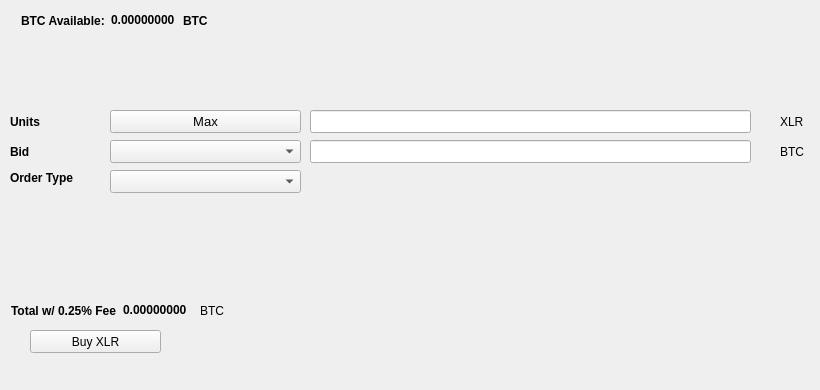
   <widget class="QWidget" name="BuyTab">
    <attribute name="title">
     <string>Buy</string>
    </attribute>
    <widget class="QPushButton" name="BuyXLR">
     <property name="geometry">
      <rect>
       <x>30</x>
       <y>330</y>
       <width>131</width>
       <height>23</height>
      </rect>
     </property>
     <property name="text">
      <string>Buy XLR</string>
     </property>
     <property name="icon">
      <iconset resource="../solaris.qrc">
       <normaloff>:/icons/bitcoin</normaloff>:/icons/bitcoin</iconset>
     </property>
    </widget>
    <widget class="QLabel" name="label_3">
     <property name="geometry">
      <rect>
       <x>10</x>
       <y>110</y>
       <width>46</width>
       <height>23</height>
      </rect>
     </property>
     <property name="font">
      <font>
       <weight>75</weight>
       <bold>true</bold>
      </font>
     </property>
     <property name="text">
      <string>Units</string>
     </property>
    </widget>
    <widget class="QLineEdit" name="UnitsInput">
     <property name="geometry">
      <rect>
       <x>310</x>
       <y>110</y>
       <width>441</width>
       <height>23</height>
      </rect>
     </property>
     <property name="font">
      <font>
       <pointsize>9</pointsize>
       <weight>75</weight>
       <bold>true</bold>
      </font>
     </property>
    </widget>
    <widget class="QLineEdit" name="BuyBidPriceEdit">
     <property name="geometry">
      <rect>
       <x>310</x>
       <y>140</y>
       <width>441</width>
       <height>23</height>
      </rect>
     </property>
     <property name="font">
      <font>
       <pointsize>9</pointsize>
       <weight>75</weight>
       <bold>true</bold>
      </font>
     </property>
    </widget>
    <widget class="QLabel" name="label_4">
     <property name="geometry">
      <rect>
       <x>780</x>
       <y>110</y>
       <width>31</width>
       <height>23</height>
      </rect>
     </property>
     <property name="text">
      <string>XLR</string>
     </property>
    </widget>
    <widget class="QLabel" name="label_5">
     <property name="geometry">
      <rect>
       <x>780</x>
       <y>140</y>
       <width>31</width>
       <height>23</height>
      </rect>
     </property>
     <property name="text">
      <string>BTC</string>
     </property>
    </widget>
    <widget class="QLabel" name="label_6">
     <property name="geometry">
      <rect>
       <x>10</x>
       <y>140</y>
       <width>46</width>
       <height>23</height>
      </rect>
     </property>
     <property name="font">
      <font>
       <weight>75</weight>
       <bold>true</bold>
      </font>
     </property>
     <property name="text">
      <string>Bid</string>
     </property>
    </widget>
    <widget class="QLabel" name="label_7">
     <property name="geometry">
      <rect>
       <x>10</x>
       <y>170</y>
       <width>91</width>
       <height>16</height>
      </rect>
     </property>
     <property name="font">
      <font>
       <weight>75</weight>
       <bold>true</bold>
      </font>
     </property>
     <property name="text">
      <string>Order Type</string>
     </property>
    </widget>
    <widget class="QPushButton" name="Buy_Max_Amount">
     <property name="geometry">
      <rect>
       <x>110</x>
       <y>110</y>
       <width>191</width>
       <height>23</height>
      </rect>
     </property>
     <property name="font">
      <font>
       <pointsize>10</pointsize>
      </font>
     </property>
     <property name="text">
      <string>Max</string>
     </property>
    </widget>
    <widget class="QComboBox" name="BuyBidcomboBox">
     <property name="geometry">
      <rect>
       <x>110</x>
       <y>140</y>
       <width>191</width>
       <height>23</height>
      </rect>
     </property>
     <property name="font">
      <font>
       <pointsize>10</pointsize>
      </font>
     </property>
    </widget>
    <widget class="QComboBox" name="buyOrdertypeCombo">
     <property name="geometry">
      <rect>
       <x>110</x>
       <y>170</y>
       <width>191</width>
       <height>23</height>
      </rect>
     </property>
     <property name="font">
      <font>
       <pointsize>10</pointsize>
      </font>
     </property>
    </widget>
    <widget class="QWidget" name="layoutWidget1">
     <property name="geometry">
      <rect>
       <x>21</x>
       <y>11</y>
       <width>227</width>
       <height>19</height>
      </rect>
     </property>
     <layout class="QHBoxLayout" name="horizontalLayout_3">
      <item>
       <widget class="QLabel" name="label232">
        <property name="font">
         <font>
          <weight>75</weight>
          <bold>true</bold>
         </font>
        </property>
        <property name="text">
         <string>BTC Available:</string>
        </property>
       </widget>
      </item>
      <item>
       <widget class="QLabel" name="BtcAvailableLbl">
        <property name="palette">
         <palette>
          <active>
           <colorrole role="WindowText">
            <brush brushstyle="SolidPattern">
             <color alpha="255">
              <red>0</red>
              <green>0</green>
              <blue>0</blue>
             </color>
            </brush>
           </colorrole>
           <colorrole role="Button">
            <brush brushstyle="SolidPattern">
             <color alpha="255">
              <red>0</red>
              <green>170</green>
              <blue>0</blue>
             </color>
            </brush>
           </colorrole>
           <colorrole role="Light">
            <brush brushstyle="SolidPattern">
             <color alpha="255">
              <red>0</red>
              <green>255</green>
              <blue>0</blue>
             </color>
            </brush>
           </colorrole>
           <colorrole role="Midlight">
            <brush brushstyle="SolidPattern">
             <color alpha="255">
              <red>0</red>
              <green>212</green>
              <blue>0</blue>
             </color>
            </brush>
           </colorrole>
           <colorrole role="Dark">
            <brush brushstyle="SolidPattern">
             <color alpha="255">
              <red>0</red>
              <green>85</green>
              <blue>0</blue>
             </color>
            </brush>
           </colorrole>
           <colorrole role="Mid">
            <brush brushstyle="SolidPattern">
             <color alpha="255">
              <red>0</red>
              <green>113</green>
              <blue>0</blue>
             </color>
            </brush>
           </colorrole>
           <colorrole role="Text">
            <brush brushstyle="SolidPattern">
             <color alpha="255">
              <red>0</red>
              <green>170</green>
              <blue>0</blue>
             </color>
            </brush>
           </colorrole>
           <colorrole role="BrightText">
            <brush brushstyle="SolidPattern">
             <color alpha="255">
              <red>255</red>
              <green>255</green>
              <blue>255</blue>
             </color>
            </brush>
           </colorrole>
           <colorrole role="ButtonText">
            <brush brushstyle="SolidPattern">
             <color alpha="255">
              <red>0</red>
              <green>0</green>
              <blue>0</blue>
             </color>
            </brush>
           </colorrole>
           <colorrole role="Base">
            <brush brushstyle="SolidPattern">
             <color alpha="255">
              <red>255</red>
              <green>255</green>
              <blue>255</blue>
             </color>
            </brush>
           </colorrole>
           <colorrole role="Window">
            <brush brushstyle="SolidPattern">
             <color alpha="255">
              <red>0</red>
              <green>170</green>
              <blue>0</blue>
             </color>
            </brush>
           </colorrole>
           <colorrole role="Shadow">
            <brush brushstyle="SolidPattern">
             <color alpha="255">
              <red>0</red>
              <green>0</green>
              <blue>0</blue>
             </color>
            </brush>
           </colorrole>
           <colorrole role="AlternateBase">
            <brush brushstyle="SolidPattern">
             <color alpha="255">
              <red>127</red>
              <green>212</green>
              <blue>127</blue>
             </color>
            </brush>
           </colorrole>
           <colorrole role="ToolTipBase">
            <brush brushstyle="SolidPattern">
             <color alpha="255">
              <red>255</red>
              <green>255</green>
              <blue>220</blue>
             </color>
            </brush>
           </colorrole>
           <colorrole role="ToolTipText">
            <brush brushstyle="SolidPattern">
             <color alpha="255">
              <red>0</red>
              <green>0</green>
              <blue>0</blue>
             </color>
            </brush>
           </colorrole>
          </active>
          <inactive>
           <colorrole role="WindowText">
            <brush brushstyle="SolidPattern">
             <color alpha="255">
              <red>0</red>
              <green>0</green>
              <blue>0</blue>
             </color>
            </brush>
           </colorrole>
           <colorrole role="Button">
            <brush brushstyle="SolidPattern">
             <color alpha="255">
              <red>0</red>
              <green>170</green>
              <blue>0</blue>
             </color>
            </brush>
           </colorrole>
           <colorrole role="Light">
            <brush brushstyle="SolidPattern">
             <color alpha="255">
              <red>0</red>
              <green>255</green>
              <blue>0</blue>
             </color>
            </brush>
           </colorrole>
           <colorrole role="Midlight">
            <brush brushstyle="SolidPattern">
             <color alpha="255">
              <red>0</red>
              <green>212</green>
              <blue>0</blue>
             </color>
            </brush>
           </colorrole>
           <colorrole role="Dark">
            <brush brushstyle="SolidPattern">
             <color alpha="255">
              <red>0</red>
              <green>85</green>
              <blue>0</blue>
             </color>
            </brush>
           </colorrole>
           <colorrole role="Mid">
            <brush brushstyle="SolidPattern">
             <color alpha="255">
              <red>0</red>
              <green>113</green>
              <blue>0</blue>
             </color>
            </brush>
           </colorrole>
           <colorrole role="Text">
            <brush brushstyle="SolidPattern">
             <color alpha="255">
              <red>0</red>
              <green>170</green>
              <blue>0</blue>
             </color>
            </brush>
           </colorrole>
           <colorrole role="BrightText">
            <brush brushstyle="SolidPattern">
             <color alpha="255">
              <red>255</red>
              <green>255</green>
              <blue>255</blue>
             </color>
            </brush>
           </colorrole>
           <colorrole role="ButtonText">
            <brush brushstyle="SolidPattern">
             <color alpha="255">
              <red>0</red>
              <green>0</green>
              <blue>0</blue>
             </color>
            </brush>
           </colorrole>
           <colorrole role="Base">
            <brush brushstyle="SolidPattern">
             <color alpha="255">
              <red>255</red>
              <green>255</green>
              <blue>255</blue>
             </color>
            </brush>
           </colorrole>
           <colorrole role="Window">
            <brush brushstyle="SolidPattern">
             <color alpha="255">
              <red>0</red>
              <green>170</green>
              <blue>0</blue>
             </color>
            </brush>
           </colorrole>
           <colorrole role="Shadow">
            <brush brushstyle="SolidPattern">
             <color alpha="255">
              <red>0</red>
              <green>0</green>
              <blue>0</blue>
             </color>
            </brush>
           </colorrole>
           <colorrole role="AlternateBase">
            <brush brushstyle="SolidPattern">
             <color alpha="255">
              <red>127</red>
              <green>212</green>
              <blue>127</blue>
             </color>
            </brush>
           </colorrole>
           <colorrole role="ToolTipBase">
            <brush brushstyle="SolidPattern">
             <color alpha="255">
              <red>255</red>
              <green>255</green>
              <blue>220</blue>
             </color>
            </brush>
           </colorrole>
           <colorrole role="ToolTipText">
            <brush brushstyle="SolidPattern">
             <color alpha="255">
              <red>0</red>
              <green>0</green>
              <blue>0</blue>
             </color>
            </brush>
           </colorrole>
          </inactive>
          <disabled>
           <colorrole role="WindowText">
            <brush brushstyle="SolidPattern">
             <color alpha="255">
              <red>0</red>
              <green>85</green>
              <blue>0</blue>
             </color>
            </brush>
           </colorrole>
           <colorrole role="Button">
            <brush brushstyle="SolidPattern">
             <color alpha="255">
              <red>0</red>
              <green>170</green>
              <blue>0</blue>
             </color>
            </brush>
           </colorrole>
           <colorrole role="Light">
            <brush brushstyle="SolidPattern">
             <color alpha="255">
              <red>0</red>
              <green>255</green>
              <blue>0</blue>
             </color>
            </brush>
           </colorrole>
           <colorrole role="Midlight">
            <brush brushstyle="SolidPattern">
             <color alpha="255">
              <red>0</red>
              <green>212</green>
              <blue>0</blue>
             </color>
            </brush>
           </colorrole>
           <colorrole role="Dark">
            <brush brushstyle="SolidPattern">
             <color alpha="255">
              <red>0</red>
              <green>85</green>
              <blue>0</blue>
             </color>
            </brush>
           </colorrole>
           <colorrole role="Mid">
            <brush brushstyle="SolidPattern">
             <color alpha="255">
              <red>0</red>
              <green>113</green>
              <blue>0</blue>
             </color>
            </brush>
           </colorrole>
           <colorrole role="Text">
            <brush brushstyle="SolidPattern">
             <color alpha="255">
              <red>0</red>
              <green>85</green>
              <blue>0</blue>
             </color>
            </brush>
           </colorrole>
           <colorrole role="BrightText">
            <brush brushstyle="SolidPattern">
             <color alpha="255">
              <red>255</red>
              <green>255</green>
              <blue>255</blue>
             </color>
            </brush>
           </colorrole>
           <colorrole role="ButtonText">
            <brush brushstyle="SolidPattern">
             <color alpha="255">
              <red>0</red>
              <green>85</green>
              <blue>0</blue>
             </color>
            </brush>
           </colorrole>
           <colorrole role="Base">
            <brush brushstyle="SolidPattern">
             <color alpha="255">
              <red>0</red>
              <green>170</green>
              <blue>0</blue>
             </color>
            </brush>
           </colorrole>
           <colorrole role="Window">
            <brush brushstyle="SolidPattern">
             <color alpha="255">
              <red>0</red>
              <green>170</green>
              <blue>0</blue>
             </color>
            </brush>
           </colorrole>
           <colorrole role="Shadow">
            <brush brushstyle="SolidPattern">
             <color alpha="255">
              <red>0</red>
              <green>0</green>
              <blue>0</blue>
             </color>
            </brush>
           </colorrole>
           <colorrole role="AlternateBase">
            <brush brushstyle="SolidPattern">
             <color alpha="255">
              <red>0</red>
              <green>170</green>
              <blue>0</blue>
             </color>
            </brush>
           </colorrole>
           <colorrole role="ToolTipBase">
            <brush brushstyle="SolidPattern">
             <color alpha="255">
              <red>255</red>
              <green>255</green>
              <blue>220</blue>
             </color>
            </brush>
           </colorrole>
           <colorrole role="ToolTipText">
            <brush brushstyle="SolidPattern">
             <color alpha="255">
              <red>0</red>
              <green>0</green>
              <blue>0</blue>
             </color>
            </brush>
           </colorrole>
          </disabled>
         </palette>
        </property>
        <property name="font">
         <font>
          <weight>75</weight>
          <bold>true</bold>
         </font>
        </property>
        <property name="text">
         <string>0.00000000</string>
        </property>
        <property name="textInteractionFlags">
         <set>Qt::LinksAccessibleByMouse|Qt::TextSelectableByKeyboard|Qt::TextSelectableByMouse</set>
        </property>
       </widget>
      </item>
      <item>
       <widget class="QLabel" name="BtcAvailableLbl_2">
        <property name="font">
         <font>
          <weight>75</weight>
          <bold>true</bold>
         </font>
        </property>
        <property name="text">
         <string>BTC</string>
        </property>
       </widget>
      </item>
     </layout>
    </widget>
    <widget class="QWidget" name="layoutWidge2">
     <property name="geometry">
      <rect>
       <x>11</x>
       <y>301</y>
       <width>259</width>
       <height>19</height>
      </rect>
     </property>
     <layout class="QHBoxLayout" name="horizontalLayout_4">
      <item>
       <widget class="QLabel" name="label_9">
        <property name="font">
         <font>
          <weight>75</weight>
          <bold>true</bold>
         </font>
        </property>
        <property name="text">
         <string>Total w/ 0.25% Fee</string>
        </property>
       </widget>
      </item>
      <item>
       <widget class="QLabel" name="BuyCostLabel">
        <property name="palette">
         <palette>
          <active>
           <colorrole role="WindowText">
            <brush brushstyle="SolidPattern">
             <color alpha="255">
              <red>0</red>
              <green>0</green>
              <blue>0</blue>
             </color>
            </brush>
           </colorrole>
           <colorrole role="Button">
            <brush brushstyle="SolidPattern">
             <color alpha="255">
              <red>0</red>
              <green>170</green>
              <blue>0</blue>
             </color>
            </brush>
           </colorrole>
           <colorrole role="Light">
            <brush brushstyle="SolidPattern">
             <color alpha="255">
              <red>0</red>
              <green>255</green>
              <blue>0</blue>
             </color>
            </brush>
           </colorrole>
           <colorrole role="Midlight">
            <brush brushstyle="SolidPattern">
             <color alpha="255">
              <red>0</red>
              <green>212</green>
              <blue>0</blue>
             </color>
            </brush>
           </colorrole>
           <colorrole role="Dark">
            <brush brushstyle="SolidPattern">
             <color alpha="255">
              <red>0</red>
              <green>85</green>
              <blue>0</blue>
             </color>
            </brush>
           </colorrole>
           <colorrole role="Mid">
            <brush brushstyle="SolidPattern">
             <color alpha="255">
              <red>0</red>
              <green>113</green>
              <blue>0</blue>
             </color>
            </brush>
           </colorrole>
           <colorrole role="Text">
            <brush brushstyle="SolidPattern">
             <color alpha="255">
              <red>0</red>
              <green>170</green>
              <blue>0</blue>
             </color>
            </brush>
           </colorrole>
           <colorrole role="BrightText">
            <brush brushstyle="SolidPattern">
             <color alpha="255">
              <red>255</red>
              <green>255</green>
              <blue>255</blue>
             </color>
            </brush>
           </colorrole>
           <colorrole role="ButtonText">
            <brush brushstyle="SolidPattern">
             <color alpha="255">
              <red>0</red>
              <green>0</green>
              <blue>0</blue>
             </color>
            </brush>
           </colorrole>
           <colorrole role="Base">
            <brush brushstyle="SolidPattern">
             <color alpha="255">
              <red>255</red>
              <green>255</green>
              <blue>255</blue>
             </color>
            </brush>
           </colorrole>
           <colorrole role="Window">
            <brush brushstyle="SolidPattern">
             <color alpha="255">
              <red>0</red>
              <green>170</green>
              <blue>0</blue>
             </color>
            </brush>
           </colorrole>
           <colorrole role="Shadow">
            <brush brushstyle="SolidPattern">
             <color alpha="255">
              <red>0</red>
              <green>0</green>
              <blue>0</blue>
             </color>
            </brush>
           </colorrole>
           <colorrole role="AlternateBase">
            <brush brushstyle="SolidPattern">
             <color alpha="255">
              <red>127</red>
              <green>212</green>
              <blue>127</blue>
             </color>
            </brush>
           </colorrole>
           <colorrole role="ToolTipBase">
            <brush brushstyle="SolidPattern">
             <color alpha="255">
              <red>255</red>
              <green>255</green>
              <blue>220</blue>
             </color>
            </brush>
           </colorrole>
           <colorrole role="ToolTipText">
            <brush brushstyle="SolidPattern">
             <color alpha="255">
              <red>0</red>
              <green>0</green>
              <blue>0</blue>
             </color>
            </brush>
           </colorrole>
          </active>
          <inactive>
           <colorrole role="WindowText">
            <brush brushstyle="SolidPattern">
             <color alpha="255">
              <red>0</red>
              <green>0</green>
              <blue>0</blue>
             </color>
            </brush>
           </colorrole>
           <colorrole role="Button">
            <brush brushstyle="SolidPattern">
             <color alpha="255">
              <red>0</red>
              <green>170</green>
              <blue>0</blue>
             </color>
            </brush>
           </colorrole>
           <colorrole role="Light">
            <brush brushstyle="SolidPattern">
             <color alpha="255">
              <red>0</red>
              <green>255</green>
              <blue>0</blue>
             </color>
            </brush>
           </colorrole>
           <colorrole role="Midlight">
            <brush brushstyle="SolidPattern">
             <color alpha="255">
              <red>0</red>
              <green>212</green>
              <blue>0</blue>
             </color>
            </brush>
           </colorrole>
           <colorrole role="Dark">
            <brush brushstyle="SolidPattern">
             <color alpha="255">
              <red>0</red>
              <green>85</green>
              <blue>0</blue>
             </color>
            </brush>
           </colorrole>
           <colorrole role="Mid">
            <brush brushstyle="SolidPattern">
             <color alpha="255">
              <red>0</red>
              <green>113</green>
              <blue>0</blue>
             </color>
            </brush>
           </colorrole>
           <colorrole role="Text">
            <brush brushstyle="SolidPattern">
             <color alpha="255">
              <red>0</red>
              <green>170</green>
              <blue>0</blue>
             </color>
            </brush>
           </colorrole>
           <colorrole role="BrightText">
            <brush brushstyle="SolidPattern">
             <color alpha="255">
              <red>255</red>
              <green>255</green>
              <blue>255</blue>
             </color>
            </brush>
           </colorrole>
           <colorrole role="ButtonText">
            <brush brushstyle="SolidPattern">
             <color alpha="255">
              <red>0</red>
              <green>0</green>
              <blue>0</blue>
             </color>
            </brush>
           </colorrole>
           <colorrole role="Base">
            <brush brushstyle="SolidPattern">
             <color alpha="255">
              <red>255</red>
              <green>255</green>
              <blue>255</blue>
             </color>
            </brush>
           </colorrole>
           <colorrole role="Window">
            <brush brushstyle="SolidPattern">
             <color alpha="255">
              <red>0</red>
              <green>170</green>
              <blue>0</blue>
             </color>
            </brush>
           </colorrole>
           <colorrole role="Shadow">
            <brush brushstyle="SolidPattern">
             <color alpha="255">
              <red>0</red>
              <green>0</green>
              <blue>0</blue>
             </color>
            </brush>
           </colorrole>
           <colorrole role="AlternateBase">
            <brush brushstyle="SolidPattern">
             <color alpha="255">
              <red>127</red>
              <green>212</green>
              <blue>127</blue>
             </color>
            </brush>
           </colorrole>
           <colorrole role="ToolTipBase">
            <brush brushstyle="SolidPattern">
             <color alpha="255">
              <red>255</red>
              <green>255</green>
              <blue>220</blue>
             </color>
            </brush>
           </colorrole>
           <colorrole role="ToolTipText">
            <brush brushstyle="SolidPattern">
             <color alpha="255">
              <red>0</red>
              <green>0</green>
              <blue>0</blue>
             </color>
            </brush>
           </colorrole>
          </inactive>
          <disabled>
           <colorrole role="WindowText">
            <brush brushstyle="SolidPattern">
             <color alpha="255">
              <red>0</red>
              <green>85</green>
              <blue>0</blue>
             </color>
            </brush>
           </colorrole>
           <colorrole role="Button">
            <brush brushstyle="SolidPattern">
             <color alpha="255">
              <red>0</red>
              <green>170</green>
              <blue>0</blue>
             </color>
            </brush>
           </colorrole>
           <colorrole role="Light">
            <brush brushstyle="SolidPattern">
             <color alpha="255">
              <red>0</red>
              <green>255</green>
              <blue>0</blue>
             </color>
            </brush>
           </colorrole>
           <colorrole role="Midlight">
            <brush brushstyle="SolidPattern">
             <color alpha="255">
              <red>0</red>
              <green>212</green>
              <blue>0</blue>
             </color>
            </brush>
           </colorrole>
           <colorrole role="Dark">
            <brush brushstyle="SolidPattern">
             <color alpha="255">
              <red>0</red>
              <green>85</green>
              <blue>0</blue>
             </color>
            </brush>
           </colorrole>
           <colorrole role="Mid">
            <brush brushstyle="SolidPattern">
             <color alpha="255">
              <red>0</red>
              <green>113</green>
              <blue>0</blue>
             </color>
            </brush>
           </colorrole>
           <colorrole role="Text">
            <brush brushstyle="SolidPattern">
             <color alpha="255">
              <red>0</red>
              <green>85</green>
              <blue>0</blue>
             </color>
            </brush>
           </colorrole>
           <colorrole role="BrightText">
            <brush brushstyle="SolidPattern">
             <color alpha="255">
              <red>255</red>
              <green>255</green>
              <blue>255</blue>
             </color>
            </brush>
           </colorrole>
           <colorrole role="ButtonText">
            <brush brushstyle="SolidPattern">
             <color alpha="255">
              <red>0</red>
              <green>85</green>
              <blue>0</blue>
             </color>
            </brush>
           </colorrole>
           <colorrole role="Base">
            <brush brushstyle="SolidPattern">
             <color alpha="255">
              <red>0</red>
              <green>170</green>
              <blue>0</blue>
             </color>
            </brush>
           </colorrole>
           <colorrole role="Window">
            <brush brushstyle="SolidPattern">
             <color alpha="255">
              <red>0</red>
              <green>170</green>
              <blue>0</blue>
             </color>
            </brush>
           </colorrole>
           <colorrole role="Shadow">
            <brush brushstyle="SolidPattern">
             <color alpha="255">
              <red>0</red>
              <green>0</green>
              <blue>0</blue>
             </color>
            </brush>
           </colorrole>
           <colorrole role="AlternateBase">
            <brush brushstyle="SolidPattern">
             <color alpha="255">
              <red>0</red>
              <green>170</green>
              <blue>0</blue>
             </color>
            </brush>
           </colorrole>
           <colorrole role="ToolTipBase">
            <brush brushstyle="SolidPattern">
             <color alpha="255">
              <red>255</red>
              <green>255</green>
              <blue>220</blue>
             </color>
            </brush>
           </colorrole>
           <colorrole role="ToolTipText">
            <brush brushstyle="SolidPattern">
             <color alpha="255">
              <red>0</red>
              <green>0</green>
              <blue>0</blue>
             </color>
            </brush>
           </colorrole>
          </disabled>
         </palette>
        </property>
        <property name="font">
         <font>
          <weight>75</weight>
          <bold>true</bold>
         </font>
        </property>
        <property name="autoFillBackground">
         <bool>false</bool>
        </property>
        <property name="text">
         <string>0.00000000</string>
        </property>
        <property name="textInteractionFlags">
         <set>Qt::LinksAccessibleByMouse|Qt::TextSelectableByMouse</set>
        </property>
       </widget>
      </item>
      <item>
       <widget class="QLabel" name="label_10">
        <property name="font">
         <font>
          <weight>50</weight>
          <bold>false</bold>
         </font>
        </property>
        <property name="text">
         <string>BTC</string>
        </property>
       </widget>
      </item>
     </layout>
    </widget>
    <widget class="QLabel" name="label_24">
     <property name="geometry">
      <rect>
       <x>460</x>
       <y>300</y>
       <width>281</width>
       <height>81</height>
      </rect>
     </property>
     <property name="text">
      <string/>
     </property>
     <property name="pixmap">
      <pixmap>:/images/bittrex</pixmap>
     </property>
    </widget>
   </widget>
